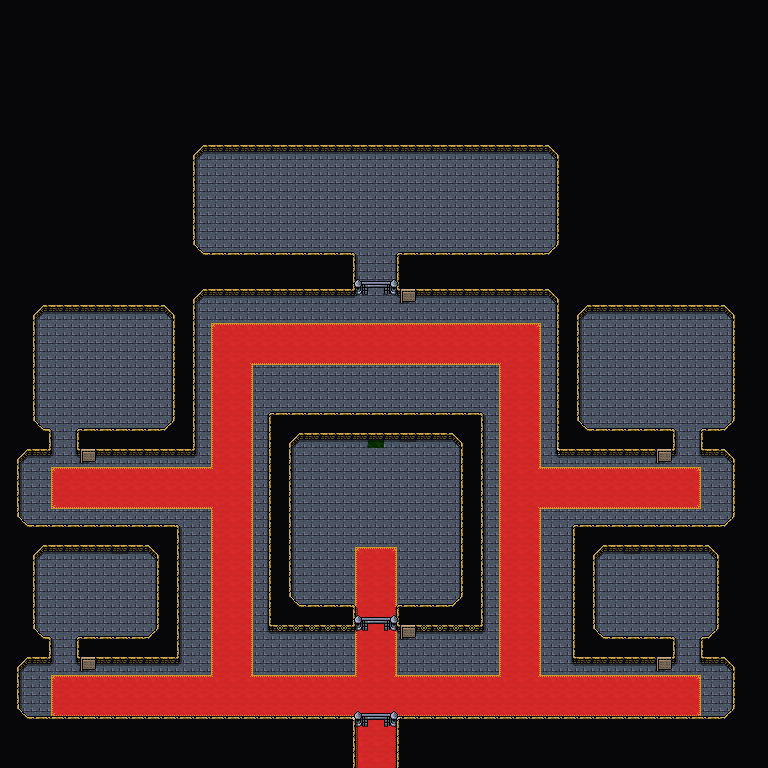

The image is a tile-based game level rendered from a .tmx file. Its description and source (layers, tilesets, objects; grid data summarised) follow:
An orthogonal 48x48 tile map with 16x16 px tiles, 5 tile layers (Background, Floor, Ground, Foreground, ...), 3 tilesets and 39 objects (6x dialog).

<map version="1.10" tiledversion="1.11.2" orientation="orthogonal" renderorder="right-down" width="48" height="48" tilewidth="16" tileheight="16" infinite="0" nextlayerid="7" nextobjectid="142">
 <editorsettings>
  <export target="wastetown..tmx" format="tmx" />
 </editorsettings>
 <properties>
  <property name="respawnEnemies" type="bool" value="true" />
 </properties>
 <tileset firstgid="1" source="../../../../common/maps/tileset/main.tsx" />
 <tileset firstgid="10113" source="../../../../common/maps/tileset/buildings.tsx" />
 <tileset firstgid="11905" source="../../../../common/maps/tileset/buildingsbosses.tsx" />
 <layer id="1" name="Background" width="48" height="48">
  <data>[2304 cells, 2304 non-empty, 2 distinct tile ids]</data>
 </layer>
 <layer id="6" name="Floor" width="48" height="48">
  <data>[2304 cells, 266 non-empty, 14 distinct tile ids]</data>
 </layer>
 <layer id="2" name="Ground" width="48" height="48">
  <data>[2304 cells, 28 non-empty, 7 distinct tile ids]</data>
 </layer>
 <layer id="3" name="Foreground" width="48" height="48">
  <properties>
   <property name="spriteLayer" type="bool" value="true" />
  </properties>
  <data>[2304 cells, 1677 non-empty, 19 distinct tile ids]</data>
 </layer>
 <layer id="5" name="AboveSprites" width="48" height="48">
  <data>[2304 cells, 46 non-empty, 6 distinct tile ids]</data>
 </layer>
 <objectgroup id="4" name="Objects">
  <object id="60" template="../../../../common/maps/obj/entry_up.tx" x="357" y="768" width="38" height="16">
   <properties>
    <property name="teleport" value="../Realm of Legends/maps/map/magetower/Mirror_Gallery_2.tmx" />
   </properties>
  </object>
  <object id="104" template="../../../../common/maps/obj/enemy.tx" x="124.042" y="616.328">
   <properties>
    <property name="effect" value="{&quot;startBattleWithCard&quot;: [&quot;Icy Manipulator|LEA&quot;, &quot;Jayemdae Tome|LEA&quot;, &quot;Tolaria|LEG&quot;, &quot;Hammerheim|LEG&quot;, &quot;Urborg|LEG&quot;, &quot;Draconian Cylix|FEM&quot;, &quot;Wall of Putrid Flesh|LEG&quot;]}" />
    <property name="enemy" value="Nicol Bolas" />
   </properties>
  </object>
  <object id="105" template="../../../../common/maps/obj/enemy.tx" x="85.1171" y="574.412">
   <properties>
    <property name="effect" value="{&quot;startBattleWithCard&quot;: [&quot;Icy Manipulator|LEA&quot;, &quot;Jayemdae Tome|LEA&quot;, &quot;Tolaria|LEG&quot;, &quot;Plains|LEA&quot;, &quot;Pendelhaven|LEG&quot;, &quot;Aegis of the Meek|ICE&quot;, &quot;Wall of Light|LEG&quot;]}" />
    <property name="enemy" value="Arcades" />
   </properties>
  </object>
  <object id="106" template="../../../../common/maps/obj/enemy.tx" x="123.974" y="575.053">
   <properties>
    <property name="effect" value="{&quot;startBattleWithCard&quot;: [&quot;Icy Manipulator|LEA&quot;, &quot;Jayemdae Tome|LEA&quot;, &quot;Tolaria|LEG&quot;, &quot;Plains|LEA&quot;, &quot;Urborg|LEG&quot;, &quot;Tawnos's Wand|ATQ&quot;, &quot;Wall of Vapor|LEG&quot;]}" />
    <property name="enemy" value="Chromium" />
   </properties>
  </object>
  <object id="107" template="../../../../common/maps/obj/enemy.tx" x="42.2301" y="617.507">
   <properties>
    <property name="effect" value="{&quot;startBattleWithCard&quot;: [&quot;Icy Manipulator|LEA&quot;, &quot;Jayemdae Tome|LEA&quot;, &quot;Hammerheim|LEG&quot;, &quot;Urborg|LEG&quot;, &quot;Pendelhaven|LEG&quot;, &quot;Celestial Sword|ICE&quot;, &quot;Wall of Dust|LEG&quot;]}" />
    <property name="enemy" value="Vaevictis" />
   </properties>
  </object>
  <object id="108" template="../../../../common/maps/obj/enemy.tx" x="44.1256" y="574.859">
   <properties>
    <property name="effect" value="{&quot;startBattleWithCard&quot;: [&quot;Icy Manipulator|LEA&quot;, &quot;Jayemdae Tome|LEA&quot;, &quot;Hammerheim|LEG&quot;, &quot;Plains|LEA&quot;, &quot;Pendelhaven|LEG&quot;, &quot;Dragon Blood|USG&quot;, &quot;Wall of Earth|LEG&quot;]}" />
    <property name="enemy" value="Palladia-Mors" />
   </properties>
  </object>
  </objectgroup>
</map>
<!-- 33 of 39 objects omitted -->
